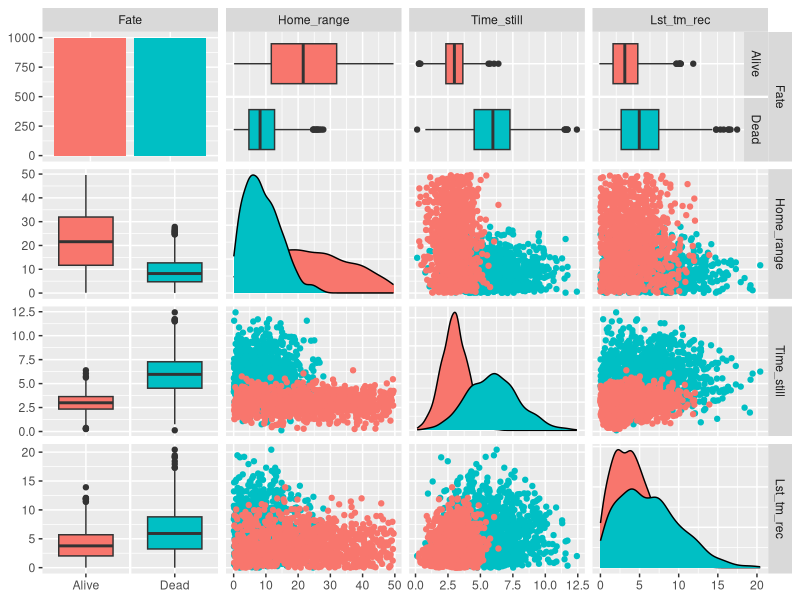
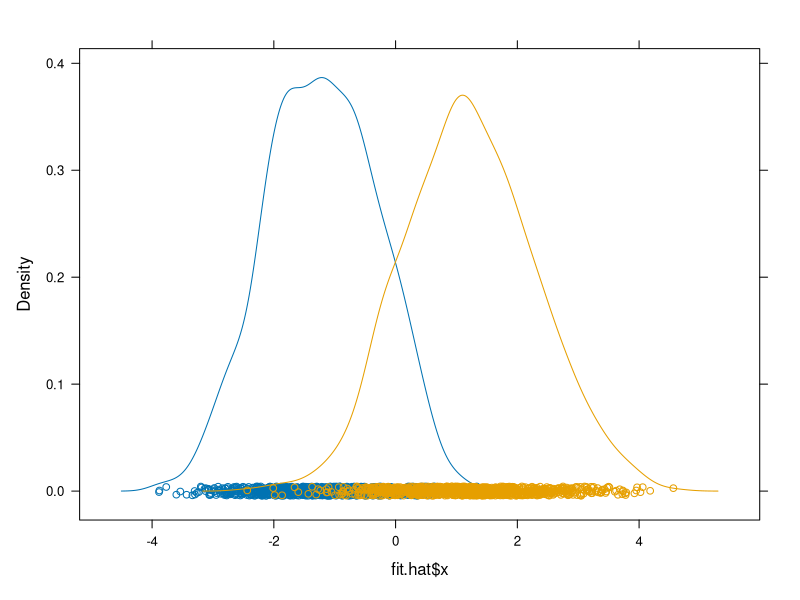
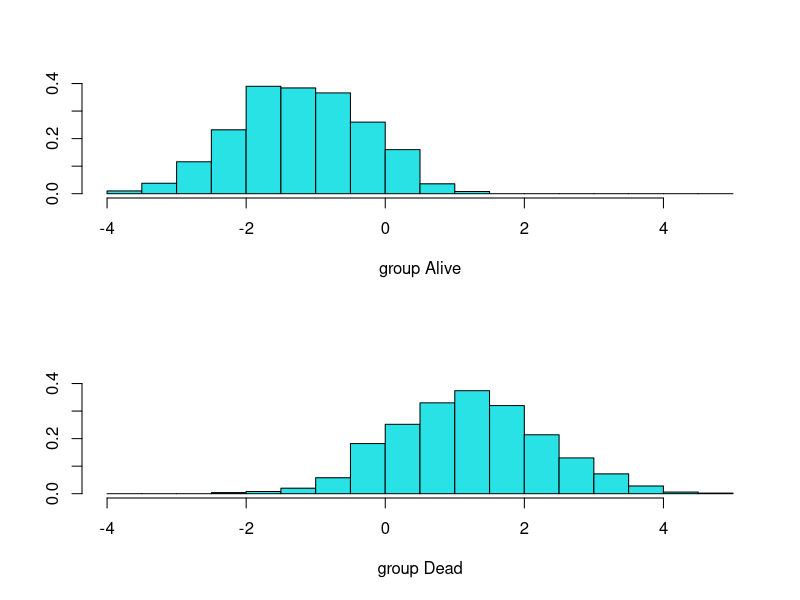

Recreate these plots in R, in order. (Note: this script raises an error after producing the figures.)
# Discriminant function analysis

# Libraries
require (MASS)
require (truncnorm)
require (GGally)
require (lattice)
require (randomForest)

# functions
confusion <- function(actual, predicted, names = NULL, printit = TRUE,
                      prior = NULL) {
  if (is.null(names))
    names <- levels(actual)
  tab <- table(actual, predicted)
  acctab <- t(apply(tab, 1, function(x) x/sum(x)))
  dimnames(acctab) <- list(Actual = names, "Predicted (cv)" = names)
  if (is.null(prior)) {
    relnum <- table(actual)
    prior <- relnum/sum(relnum)
    acc <- sum(tab[row(tab) == col(tab)])/sum(tab)
  }
  else {
    acc <- sum(prior * diag(acctab))
    names(prior) <- names
  }
  if (printit)
    print(round(c("Overall accuracy" = acc, "Prior frequency" = prior),
                4))
  if (printit) {
    cat("\nConfusion matrix", "\n")
    print(round(acctab, 4))
  }
  invisible(acctab)
} # Function to create confusion matrices

df <- data.frame (Fate = factor(rep(c('Dead','Alive'),each=1000)),
                  Home_range = NA,
                  Time_still = NA,
                  Lst_tm_rec = NA)

# Simulate data
for (i in 1:nrow(df)){
  if (df [i,"Fate"]=="Alive"){
    df [i,"Home_range"] <- rtruncnorm(n=1, a=0, b=50, mean = 20, sd = 20) 
    df [i,"Time_still"] <- rtruncnorm(n=1, a=0, b=30, mean = 3, sd = 1) 
    df [i,"Lst_tm_rec"] <- rtruncnorm(n=1, a=0, b=30, mean = 3, sd = 3) 
  } 
  else {
    df [i,"Home_range"] <- rtruncnorm(n=1, a=0, b=50, mean = 7, sd = 7)  
    df [i,"Time_still"] <- rtruncnorm(n=1, a=0, b=30, mean = 6, sd = 2) 
    df [i,"Lst_tm_rec"] <- rtruncnorm(n=1, a=0, b=30, mean = 5, sd = 5)
  }
}

ggpairs(df, upper = list(continuous = "points", combo = "box"), 
        lower = list(continuous = "points", combo = "box"),
        ggplot2::aes(colour=Fate))

#Model
fit <- lda(Fate ~ ., data=df,CV=FALSE) #All data
fit.hat <- predict(fit)
conf_matrix<-confusion(df$Fate,fit.hat$class)

densityplot(~fit.hat$x, groups = df$Fate) # Plot discriminant function
plot(fit) # Plot discriminant function

#leave-one-out cross-validation - Similar to jack-knife estimation (Efron, 1982)
fit_cv <- lda(Fate ~ ., data=df,CV=TRUE) 
confusion(df$Fate,fit_cv$class)

# Check sample effect
results_n <- data.frame (n= numeric(), Accuracy_lda = numeric(),
                         Accuracy_rf= numeric())
count <- 1
n_begin <- 5
n_end <- 100
for (n in n_begin:n_end){
  # lda
  df_temp <- df[sample(nrow(df), n), ]
  fit_cv_temp <- lda(Fate ~ ., data=df_temp,CV=TRUE)
  ct <- table(df_temp$Fate, fit_cv_temp$class)
  results_n [count,1]<- n
  results_n [count,2]<- sum(diag(prop.table(ct)))
  
  # Random forest
  rf_pred <- c()
  id <- 1:n
  for(k in id){
    #loo
    rf <- randomForest(Fate ~ ., data=df_temp[id!=k,])
    rf_pred[k] <- predict(rf, newdata=df_temp[id==k,])
    
  }
  rf_ct <- table(df_temp$Fate, rf_pred)
  results_n [count,3]<- sum(diag(prop.table(rf_ct)))
  count <- count + 1
}

# just doing some rearranging for the plot
results_n <- data.frame (n= rep (results_n$n, 2),
                         Accuracy=  c(results_n$Accuracy_lda,
                                      results_n$Accuracy_rf),
                         model= c(rep ('lda',nrow(results_n)),
                                  rep ('rf',nrow(results_n))))

#plot 
ggplot (results_n ,aes(x=n, y=Accuracy, color=model))+
  geom_point(size=2)+geom_smooth(method="loess", alpha=0.1, 
                           aes(fill = model))+
  theme_bw()
